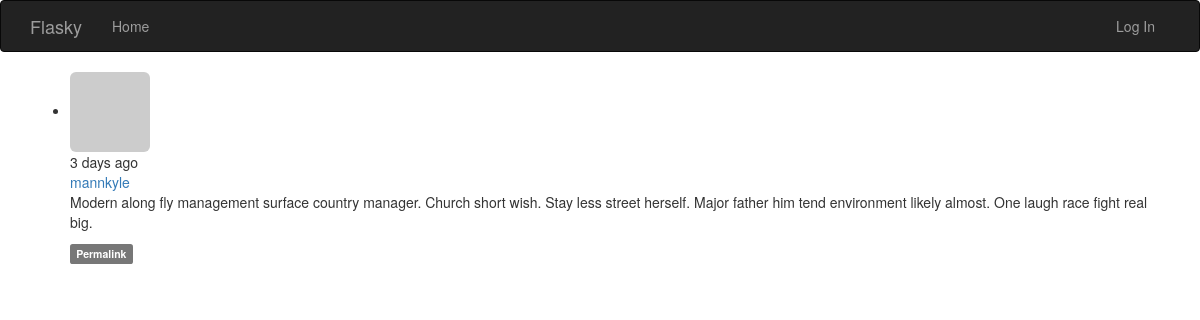
The app's page /post/22 with its own data.
### app/models.py (models this page shows, shortened)
class Post(db.Model):
    __tablename__ = 'posts'
    id = db.Column(db.Integer, primary_key=True)
    body = db.Column(db.Text)
    body_html = db.Column(db.Text)
    timestamp = db.Column(db.DateTime, index=True, default=datetime.utcnow)
    author_id = db.Column(db.Integer, db.ForeignKey('users.id'))

class User(UserMixin, db.Model):
    __tablename__ = 'users'
    id = db.Column(db.Integer, primary_key=True)
    email = db.Column(db.String(64), unique=True, index=True)
    username = db.Column(db.String(64), unique=True, index=True)
    password_hash = db.Column(db.String(128))
    role_id = db.Column(db.Integer, db.ForeignKey('roles.id'))
    confirmed = db.Column(db.Boolean, default=False)
    name = db.Column(db.String(64))
    location = db.Column(db.String(64))
    about_me = db.Column(db.Text())
    member_since = db.Column(db.DateTime(), default=datetime.utcnow)
    last_seen = db.Column(db.DateTime(), default=datetime.utcnow)
    avatar_hash = db.Column(db.String(32))
    posts = db.relationship('Post', backref='author', lazy='dynamic')
    @property
    def password(self):
        raise AttributeError('password is not a readable attribute')
    def gravatar(self, size=100, default='identicon', rating='g'):
        url = 'https://secure.gravatar.com/avatar'
        hash = self.avatar_hash or self.gravatar_hash()
        return '{url}/{hash}?s={size}&d={default}&r={rating}'.format(
            url=url, hash=hash, size=size, default=default, rating=rating)

### app/main/views.py (the view)
@main.route('/post/<int:id>')
def post(id):
    post = Post.query.get_or_404(id)
    return render_template('post.html', posts=[post])

### app/auth/views.py (called while the page is built)
@auth.before_app_request
def before_request():
    if current_user.is_authenticated:
        current_user.ping()
        if not current_user.confirmed \
                and request.endpoint \
                and request.blueprint != 'auth' \
                and request.endpoint != 'static':
            return redirect(url_for('auth.unconfirmed'))

@auth.before_app_request
def before_request():
    if current_user.is_authenticated \
            and not current_user.confirmed \
            and request.blueprint != 'auth' \
            and request.endpoint != 'static':
        return redirect(url_for('auth.unconfirmed'))

### app/main/__init__.py (called while the page is built)
@main.app_context_processor
def inject_permissions():
    return dict(Permission=Permission)

### app/models.py (called while the page is built)
    def is_administrator(self):
        return False

### app/templates/post.html (shortened to what this page needs)
{% extends "base.html" %}
{% block page_content %}
{% include '_posts.html' %}
{% endblock %}

### app/templates/_posts.html (shortened to what this page needs)
<ul class="posts">
    {% for post in posts %}
    <li class="post">
        <div class="post-thumbnail">
            <a href="{{ url_for('.user', username=post.author.username) }}">
                <img class="img-rounded profile-thumbnail" src="{{ post.author.gravatar(size=40) }}">
            </a>
        </div>
        <div class="post-content">
            <div class="post-date">{{ moment(post.timestamp).fromNow() }}</div>
            <div class="post-author"><a href="{{ url_for('.user', username=post.author.username) }}">{{ post.author.username }}</a></div>
            <div class="post-body">
                {% if post.body_html %}
                    {{ post.body_html | safe }}
                {% else %}
                    {{ post.body }}
                {% endif %}
            </div>
            <div class="post-footer">
                <a href="{{ url_for('.post', id=post.id) }}">
                    <span class="label label-default">Permalink</span>
                </a>
            </div>
        </div>
    </li>
    {% endfor %}
</ul>

### records on screen
Post: timestamp "3 days ago", author.username "mannkyle", body_html "Modern along fly management surface country manager. Church short wish. Stay less street herself. Major father him tend environment likely almost. One laugh race fight real big."
